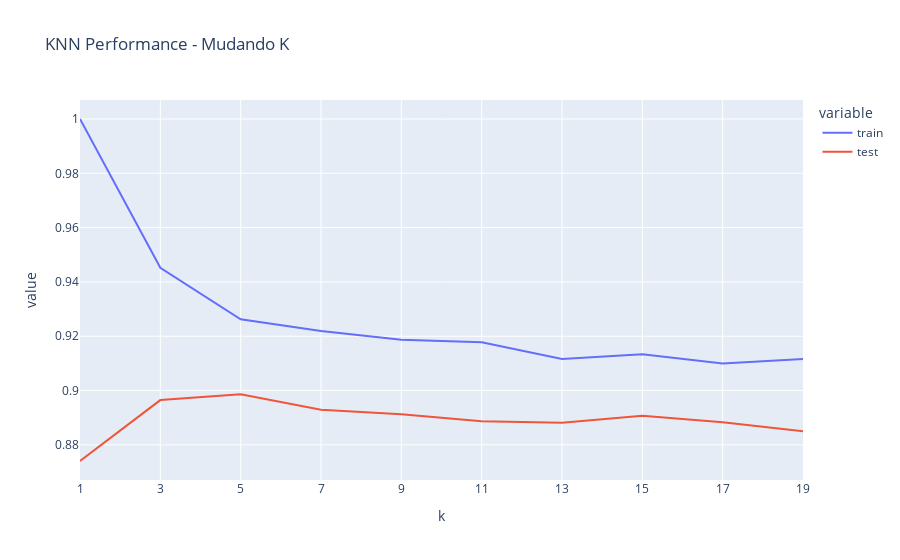

Source (notebook cell):
### Code cell
xaxis = x = [i for i in range(1, 20, 2)]
fig =px.line(df_results, x='k', y=['train', 'test'], title='KNN Performance - Mudando K')
fig.update_xaxes(tickvals=xaxis, ticktext=[str(i) for i in x])
fig.show()

### Figure 1 — Plotly figure (JSON) as saved in the notebook; plotly's stock layout.template omitted (floating-point values rounded to 4 significant figures)
{"data": [{"hovertemplate": "variable=train<br>k=%{x}<br>value=%{y}<extra></extra>", "legendgroup": "train", "line": {"color": "#636efa", "dash": "solid"}, "marker": {"symbol": "circle"}, "mode": "lines", "name": "train", "orientation": "v", "showlegend": true, "type": "scatter", "x": [1, 3, 5, 7, 9, 11, 13, 15, 17, 19], "xaxis": "x", "y": [1, 0.9452, 0.9262, 0.9219, 0.9187, 0.9178, 0.9116, 0.9134, 0.9099, 0.9116], "yaxis": "y"}, {"hovertemplate": "variable=test<br>k=%{x}<br>value=%{y}<extra></extra>", "legendgroup": "test", "line": {"color": "#EF553B", "dash": "solid"}, "marker": {"symbol": "circle"}, "mode": "lines", "name": "test", "orientation": "v", "showlegend": true, "type": "scatter", "x": [1, 3, 5, 7, 9, 11, 13, 15, 17, 19], "xaxis": "x", "y": [0.8741, 0.8965, 0.8986, 0.8929, 0.8913, 0.8887, 0.8881, 0.8907, 0.8883, 0.885], "yaxis": "y"}], "layout": {"legend": {"title": {"text": "variable"}, "tracegroupgap": 0}, "title": {"text": "KNN Performance - Mudando K"}, "xaxis": {"anchor": "y", "domain": [0, 1], "ticktext": ["1", "3", "5", "7", "9", "11", "13", "15", "17", "19"], "tickvals": [1, 3, 5, 7, 9, 11, 13, 15, 17, 19], "title": {"text": "k"}}, "yaxis": {"anchor": "x", "domain": [0, 1], "title": {"text": "value"}}}}
